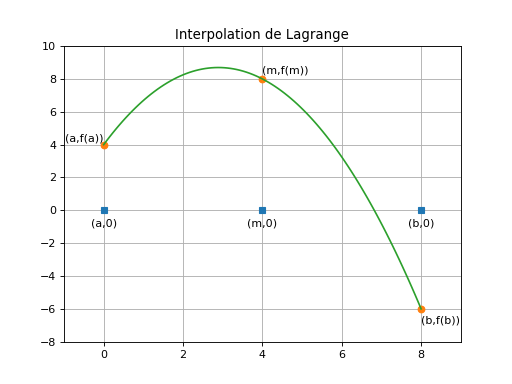

Here is the Python script that generated this plot:
from pylab import *

a = 0
b = 8
m = (a+b)/2
# valeurs de la fonction en a, m, et b
ya = 4
ym = 8
yb = -6

x = linspace(a, b, 101)

l0 = (x-m)/(a-m)*(x-b)/(a-b)
l1 = (x-a)/(m-a)*(x-b)/(m-b)
l2 = (x-a)/(b-a)*(x-m)/(b-m)
P = ya*l0 + ym*l1 + yb*l2

plot([a,m,b],zeros(3),"s") # position des valeurs 0
plot([a,m,b],[ya,ym,yb], "o")  # position des valeurs de f
plot(x,P)

title("Interpolation de Lagrange")
xlim(-1,9)
ylim(-8,10)
text(a,-0.5,"(a,0)",ha="center",va="top")
text(m,-0.5,"(m,0)",ha="center",va="top")
text(b,-0.5,"(b,0)",ha="center",va="top")
text(a,ya+0.05,"(a,f(a))",ha="right",va="bottom")
text(m,ym+0.2,"(m,f(m))",ha="left",va="bottom")
text(b,yb-0.4,"(b,f(b))",ha="left",va="top")
grid()

show()
